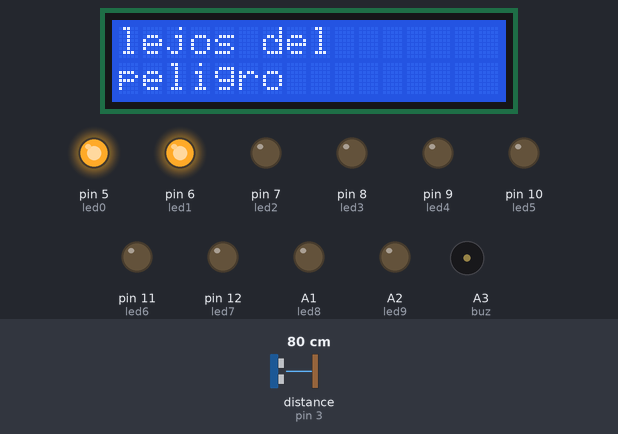
Bench run of a sketch on a simulated Arduino Uno, built with avr-gcc and run on an emulated ATmega328P. On the bench: 16×2 character LCD, output pins drawn as LEDs (lit = HIGH), buzzer (waves = sounding). Wiring (inferred from the names in the program): ultrasonic range finder: trigger pin 2; echo pin 3. The test bench sets the inputs (shaded band); at power-on: distance to the obstacle (sensor on pin 3) 80 cm. The echo pulse lasts 58.3 µs per cm; pins used as bus, display or sensor lines are not drawn; what the sketch prints to the serial monitor is not drawn.

Above: at 1.2 s.
1.3 s: distance to the obstacle (sensor on pin 3) set to 50 cm
2.8 s: distance to the obstacle (sensor on pin 3) set to 41 cm
At 3.8 s:
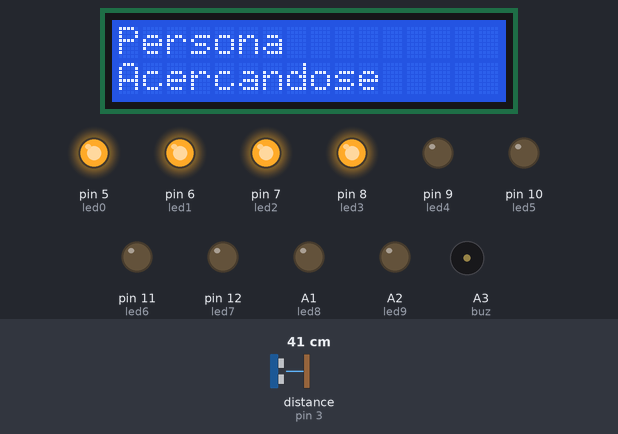
4.3 s: distance to the obstacle (sensor on pin 3) set to 9 cm
At 4.51 s:
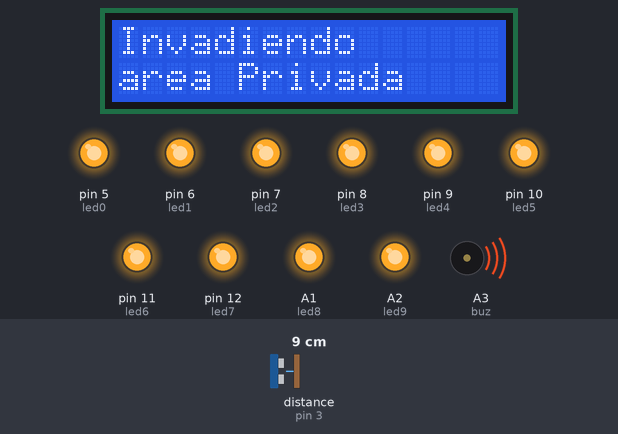
6.0 s: distance to the obstacle (sensor on pin 3) set to 14 cm
7.5 s: distance to the obstacle (sensor on pin 3) set to 18 cm
At 7.68 s:
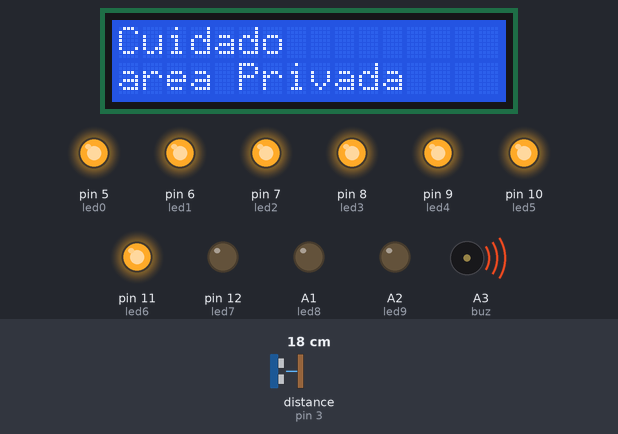
9.3 s: distance to the obstacle (sensor on pin 3) set to 7 cm
At 9.59 s:
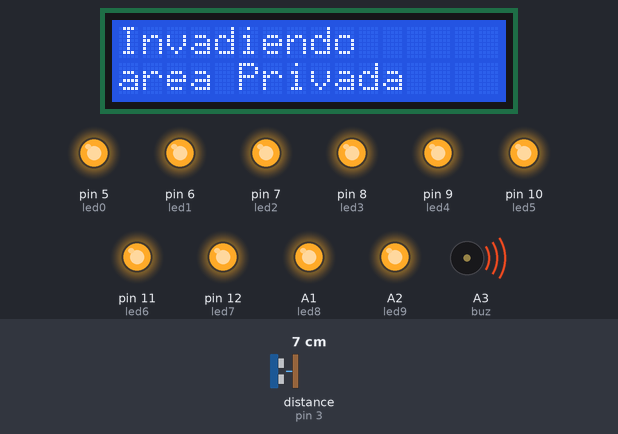
11.1 s: distance to the obstacle (sensor on pin 3) set to 4 cm
At 12.0 s:
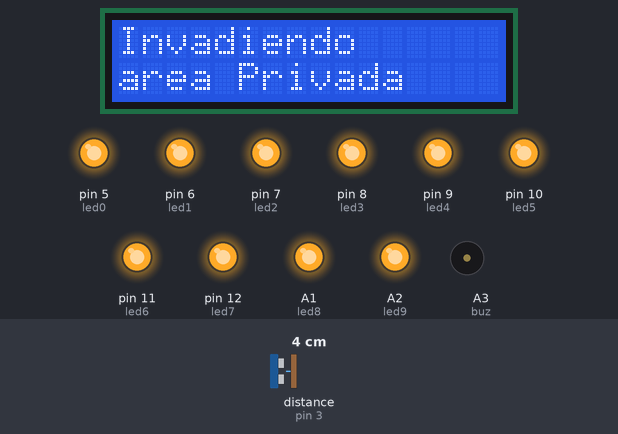
Timing chart, 0 to 13.6 s (numbered marks = the images above; inputs shaded):
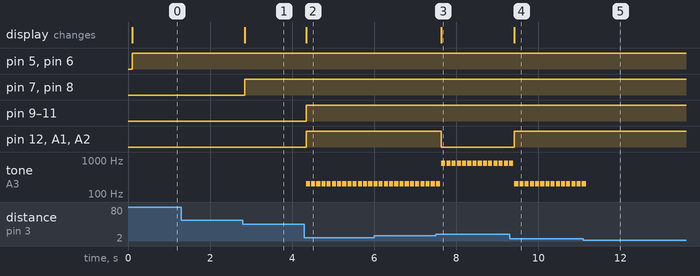

Measured:
- the behaviour switches between 46 and 45 cm on distance to the obstacle (sensor on pin 3) (found by bisection; images 0 and 1)
- the behaviour switches between 15 and 16 cm on distance to the obstacle (sensor on pin 3) (found by bisection; images 2 and 3)
- the behaviour switches between 6 and 5 cm on distance to the obstacle (sensor on pin 3) (found by bisection; images 4 and 5)
- after the input at 1.3 s, every drawn part: stays the same
- after the input at 2.8 s, pin 7 (led2), pin 8 (led3): LOW → HIGH after 0.05 s; the display: changes after 0.05 s (image 1)
- after the input at 4.3 s, pin 9 (led4), pin 10 (led5), pin 11 (led6), pin 12 (led7), A1 (led8), A2 (led9): LOW → HIGH at once; tone on A3 (buz): alternates 200 Hz for 0.10 s and silent for 0.03 s, starting at once; the display: changes at once (image 2)
- after the input at 7.5 s, pin 12 (led7), A1 (led8), A2 (led9): HIGH → LOW after 0.14 s; the display: changes after 0.14 s (image 3)
- after the input at 9.3 s, pin 12 (led7), A1 (led8), A2 (led9): LOW → HIGH after 0.12 s; the display: changes after 0.12 s (image 4)
- after the input at 11.1 s, tone on A3 (buz): goes on until 11.2 s, then stays silent

The sketch:

ALARMA_DE_DISTANCIA.ino
```cpp
/*
  Fundación Kinal
  Centro Educativo Técnico Labral Kinal
  Electrónica
  Grado: Quinto
  Sección: A
  Curso: Taller de Electrónica Digital y Reparación de Computadoras I
  Nombre: Alvaro Josue Antonio Marroquin Corado
  Carné: 2022375
  proyecto:ALARMA DE DISTANCIA
*/

#include <Wire.h>
#include <LiquidCrystal_I2C.h>
#define trig 2
#define echo 3
#define buz  A3
#define led0 5
#define led1 6
#define led2 7
#define led3 8
#define led4 9
#define led5 10
#define led6 11
#define led7 12
#define led8 A1
#define led9 A2

int distancia;

int medicion();


LiquidCrystal_I2C lcdmar(0x27,16,2);

void setup() {
  Serial.begin(9600);
  lcdmar.init();
  lcdmar.backlight();
  pinMode(led0,OUTPUT);
  pinMode(led1,OUTPUT);
  pinMode(led2,OUTPUT);
  pinMode(led3,OUTPUT);
  pinMode(led4,OUTPUT);
  pinMode(led5,OUTPUT);
  pinMode(led6,OUTPUT);
  pinMode(led7,OUTPUT);
  pinMode(led8,OUTPUT);
  pinMode(led9,OUTPUT);
  pinMode(buz, OUTPUT);
  pinMode(trig, OUTPUT);
  pinMode(echo, INPUT);
  digitalWrite(trig, LOW);
}

void loop() {
   distancia = medicion();
  if(distancia > 45){
      lcdmar.setCursor(0,0);
      lcdmar.print("lejos del        ");
      lcdmar.setCursor(0,1);
      lcdmar.print("peligro         ");
      digitalWrite(led0, HIGH);
      digitalWrite(led1, HIGH);
      digitalWrite(led2, LOW);
      digitalWrite(led3, LOW);
      digitalWrite(led4, LOW);
      digitalWrite(led5, LOW);
      digitalWrite(led6, LOW);
      digitalWrite(led7, LOW);
      digitalWrite(led8, LOW);
      digitalWrite(led9, LOW);

  }

  if(distancia >= 30 && distancia < 45){
      lcdmar.setCursor(0,0);
      lcdmar.print("Persona  ");
      lcdmar.setCursor(0,1);
      lcdmar.print("Acercandose     ");
      digitalWrite(led0, HIGH);
      digitalWrite(led1, HIGH);
      digitalWrite(led2, HIGH);
      digitalWrite(led3, HIGH);
      digitalWrite(led4, LOW);
      digitalWrite(led5, LOW);
      digitalWrite(led6, LOW);
      digitalWrite(led7, LOW);
      digitalWrite(led8, LOW);
      digitalWrite(led9, LOW);
  }

  if(distancia >= 15 && distancia < 30){
      lcdmar.setCursor(0,0);
      lcdmar.print("Cuidado      ");
      lcdmar.setCursor(0,1);
      lcdmar.print("area Privada ");
      digitalWrite(led0, HIGH);
      digitalWrite(led1, HIGH);
      digitalWrite(led2, HIGH);
      digitalWrite(led3, HIGH);
      digitalWrite(led4, HIGH);
      digitalWrite(led5, HIGH);
      digitalWrite(led6, HIGH);
      digitalWrite(led7, LOW);
      digitalWrite(led8, LOW);
      digitalWrite(led9, LOW);
      tone(buz,800,5000);
      delay(100);
      noTone(buz);
  }

  if(distancia >= 5 && distancia < 15){
      lcdmar.setCursor(0,0);
      lcdmar.print("Invadiendo   ");
      lcdmar.setCursor(0,1);
      lcdmar.print("area Privada ");
      digitalWrite(led0, HIGH);
      digitalWrite(led1, HIGH);
      digitalWrite(led2, HIGH);
      digitalWrite(led3, HIGH);
      digitalWrite(led4, HIGH);
      digitalWrite(led5, HIGH);
      digitalWrite(led6, HIGH);
      digitalWrite(led7, HIGH);
      digitalWrite(led8, HIGH);
      digitalWrite(led9, HIGH);
      tone(buz,200,10000);
      delay(100);
      noTone(buz);
  }
}

int medicion(){
  long t;
  long d;
  digitalWrite(trig, HIGH);
  delayMicroseconds(10);
  digitalWrite(trig, LOW);

  t = pulseIn(echo, HIGH);
  d = t/58;
  Serial.println(d);
  return d;
}
```
